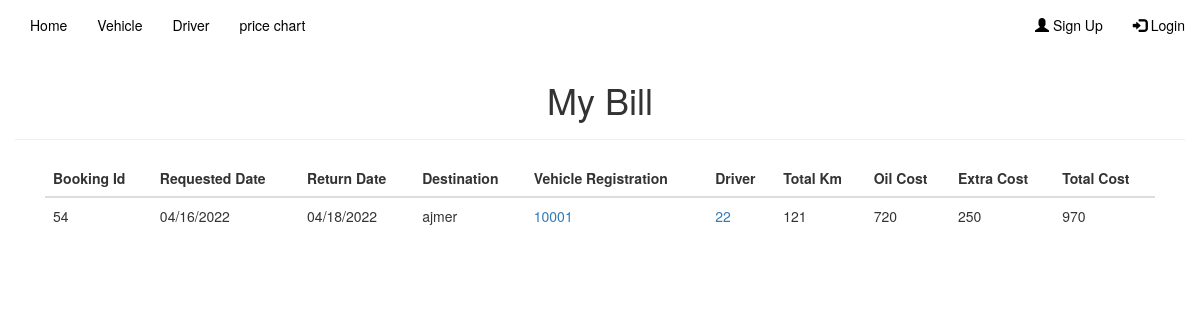
The page /mybill.php?id=eshwar on the database its author committed.
### tables this page shows
CREATE TABLE `tripcost` (
  `id` int(11) NOT NULL,
  `booking_id` varchar(50) NOT NULL,
  `username` varchar(100) NOT NULL,
  `total_km` varchar(11) NOT NULL,
  `oil_cost` varchar(11) NOT NULL,
  `extra_cost` varchar(11) NOT NULL,
  `total_cost` varchar(11) NOT NULL,
  `paid` int(11) NOT NULL
);

CREATE TABLE `booking` (
  `booking_id` int(11) NOT NULL,
  `name` varchar(255) NOT NULL,
  `username` varchar(100) NOT NULL,
  `department` varchar(100) NOT NULL,
  `type` varchar(8) NOT NULL,
  `req_date` varchar(100) NOT NULL,
  `req_time` varchar(100) NOT NULL,
  `ret_date` varchar(100) NOT NULL,
  `ret_time` varchar(100) NOT NULL,
  `destination` varchar(100) NOT NULL,
  `pickup_point` varchar(100) NOT NULL,
  `resons` varchar(255) NOT NULL,
  `email` varchar(50) NOT NULL,
  `mobile` int(14) NOT NULL,
  `confirmation` int(11) NOT NULL,
  `veh_reg` varchar(255) NOT NULL,
  `driverid` int(11) NOT NULL,
  `finished` int(11) NOT NULL,
  `paid` int(11) NOT NULL
);

### mybill.php (the view, shortened to what this page needs)
<?php
    $username= $_GET['id'];
    $connection= mysqli_connect('localhost','root','','tbs');
    $query= "SELECT booking.booking_id, booking.req_date,booking.`ret_date`, booking.`destination`, booking.`veh_reg`, booking.`driverid`, tripcost.total_km,tripcost.oil_cost, tripcost.extra_cost,tripcost.total_cost,tripcost.paid FROM `booking` LEFT JOIN `tripcost` ON booking.username=tripcost.username WHERE booking.username='$username'";
    $result= mysqli_query($connection,$query);
?>
<!DOCTYPE html>
<html lang="en">
<head>
    <link rel="stylesheet" type="text/css" href="./slick/slick.css">
    <link rel="stylesheet" type="text/css" href="./slick/slick-theme.css">
    <link rel="stylesheet" href="https://maxcdn.bootstrapcdn.com/bootstrap/3.3.7/css/bootstrap.min.css">
    <link rel="stylesheet" href="animate.css">
    <link rel="stylesheet" href="style.css">
</head>
<body>
    <?php include 'navbar.php'; ?>
    <div class="container">
        <div class="row">
            <div class="page-header">
                <br>
                <h1 style="text-align: center;">My Bill</h1>
            </div>
        </div>
        <div class="col-md-12">
            <table class="table">
                <thead>
                    <tr>
                        <th>Booking Id</th>
                        <th>Requested Date</th>
                        <th>Return Date</th>
                        <th>Destination</th>
                        <th>Vehicle Registration</th>
                        <th>Driver</th>
                        <th>Total Km</th>
                        <th>Oil Cost</th>
                        <th>Extra Cost</th>
                        <th>Total Cost</th>
                    </tr>
                </thead>
                <tbody>
                        <?php
                        while($row=mysqli_fetch_assoc($result)) {
                        ?>
                    <tr>
                        <td><?php echo $row['booking_id']; ?></td>
                        <td><?php echo $row['req_date']; ?></td>
                        <td><?php echo $row['ret_date']; ?></td>
                        <td><?php echo $row['destination']; ?></td>
                        <td><a href="busprofile.php?busid=<?php echo $row['veh_reg'] ?>"><?php echo $row['veh_reg'] ?></a></td>
                        <td><a href="driverprofile.php?driverid=<?php echo $row['driverid'] ?>"><?php echo $row['driverid'] ?></a></td>
                        <td><?php echo $row['total_km']; ?></td>
                        <td><?php echo $row['oil_cost']; ?></td>
                        <td><?php echo $row['extra_cost']; ?></td>
                        <td><?php echo $row['total_cost']; ?></td>
                    </tr>
                </tbody>
<?php } ?>
            </table>
        </div>
    </div>
</body>
</html>

### rows shown on the page
tripcost: booking.booking_id "54", booking.req_date "04/16/2022", booking.ret_date "04/18/2022", booking.destination "ajmer", booking.veh_reg "10001", booking.driverid "22", total_km "121", oil_cost "720", extra_cost "250", total_cost "970"
